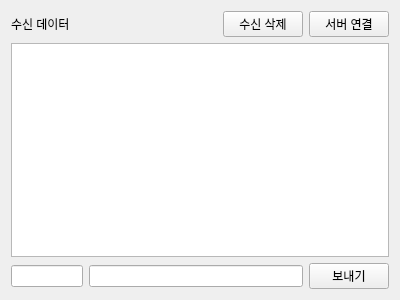
<?xml version="1.0" encoding="UTF-8"?>
<ui version="4.0">
 <class>Tab2SocketClient</class>
 <widget class="QWidget" name="Tab2SocketClient">
  <property name="geometry">
   <rect>
    <x>0</x>
    <y>0</y>
    <width>400</width>
    <height>300</height>
   </rect>
  </property>
  <property name="windowTitle">
   <string>Form</string>
  </property>
  <layout class="QVBoxLayout" name="verticalLayout_2">
   <item>
    <layout class="QVBoxLayout" name="verticalLayout" stretch="1,8,1">
     <item>
      <layout class="QHBoxLayout" name="horizontalLayout" stretch="6,2,2">
       <item>
        <widget class="QLabel" name="label">
         <property name="text">
          <string>수신 데이터</string>
         </property>
        </widget>
       </item>
       <item>
        <widget class="QPushButton" name="pPBRecvDataClear">
         <property name="text">
          <string>수신 삭제</string>
         </property>
        </widget>
       </item>
       <item>
        <widget class="QPushButton" name="pPBServerConnect">
         <property name="text">
          <string>서버 연결</string>
         </property>
         <property name="checkable">
          <bool>true</bool>
         </property>
        </widget>
       </item>
      </layout>
     </item>
     <item>
      <layout class="QHBoxLayout" name="horizontalLayout_2">
       <item>
        <widget class="QTextEdit" name="pTERecvData"/>
       </item>
      </layout>
     </item>
     <item>
      <layout class="QHBoxLayout" name="horizontalLayout_3" stretch="2,6,2">
       <item>
        <widget class="QLineEdit" name="pLERecvID"/>
       </item>
       <item>
        <widget class="QLineEdit" name="pLESendData"/>
       </item>
       <item>
        <widget class="QPushButton" name="pPBSendButton">
         <property name="text">
          <string>보내기</string>
         </property>
        </widget>
       </item>
      </layout>
     </item>
    </layout>
   </item>
  </layout>
 </widget>
 <resources/>
 <connections/>
</ui>
